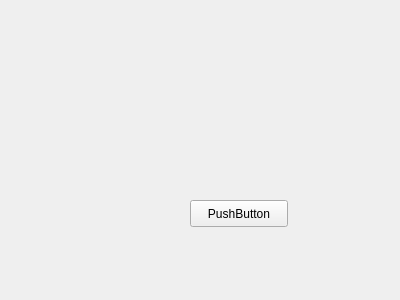
<?xml version="1.0" encoding="UTF-8"?>
<ui version="4.0">
 <class>BasisWidget</class>
 <widget class="QWidget" name="BasisWidget">
  <property name="geometry">
   <rect>
    <x>0</x>
    <y>0</y>
    <width>400</width>
    <height>300</height>
   </rect>
  </property>
  <property name="windowTitle">
   <string>Form</string>
  </property>
  <widget class="QPushButton" name="pushButton">
   <property name="geometry">
    <rect>
     <x>190</x>
     <y>200</y>
     <width>98</width>
     <height>27</height>
    </rect>
   </property>
   <property name="text">
    <string>PushButton</string>
   </property>
  </widget>
 </widget>
 <resources/>
 <connections/>
</ui>
